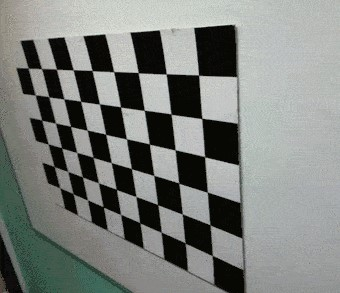
#> input picture CV/Weeek7/resources/chessboard1.jpg, 340 x 293 px; its folder holds 3 pictures in this run; the run also reads 1 picture not shown here
$ python cameracalibration.py
#> lines starting #> are read from the running program, lines starting #| are printed output that depends on the picture; after the words box and inside, x2 and y2 are one past the last pixel; in counts of white or black regions, pixels touching at a corner belong together; long printed decimals are rounded
import cv2
import numpy as np
import os
import glob

# Defining the dimensions of checkerboard
CHECKERBOARD = (6,9)
criteria = (cv2.TERM_CRITERIA_EPS + cv2.TERM_CRITERIA_MAX_ITER, 30, 0.001)

# Creating vector to store vectors of 3D points for each checkerboard image
objpoints = []
# Creating vector to store vectors of 2D points for each checkerboard image
imgpoints = []

# Defining the world coordinates for 3D points
objp = np.zeros((1, CHECKERBOARD[0] * CHECKERBOARD[1], 3), np.float32)
objp[0, :, :2] = np.mgrid[0:CHECKERBOARD[0], 0:CHECKERBOARD[1]].T.reshape(-1, 2)
prev_img_shape = None

# Extracting path of individual image stored in a given directory
images = glob.glob('resources/*.jpg')
for fname in images:
    img = cv2.imread(fname)
#> img is the input picture: shape (293, 340, 3); mean B, G, R 124.2, 127.9, 124.5
    gray = cv2.cvtColor(img, cv2.COLOR_BGR2GRAY)
    # Find the chess board corners, If desired number of corners are found in the image then ret = true
    ret, corners = cv2.findChessboardCorners(gray, CHECKERBOARD,cv2.CALIB_CB_ADAPTIVE_THRESH + cv2.CALIB_CB_FAST_CHECK + cv2.CALIB_CB_NORMALIZE_IMAGE)
#> ret = True; corners = 54 rows, first 8: [198.6, 75.23], [201.8, 118.5], [204.7, 156.8], [207.2, 192.1], [209.9, 224.7], [212.4, 255.5], [166.2, 73.91], [171, 114]


    if ret == True:
        objpoints.append(objp)
        # refining pixel coordinates for given 2d points.
        corners2 = cv2.cornerSubPix(gray, corners, (11, 11), (-1, -1), criteria)
#> corners2 = 54 rows, first 8: [198.6, 75.13], [201.8, 118.4], [204.6, 156.6], [207.4, 192.2], [210, 224.9], [212.2, 255.5], [166.2, 73.84], [171.1, 114.1]
        imgpoints.append(corners2)
        # Draw and display the corners
        img = cv2.drawChessboardCorners(img, CHECKERBOARD, corners2, ret)
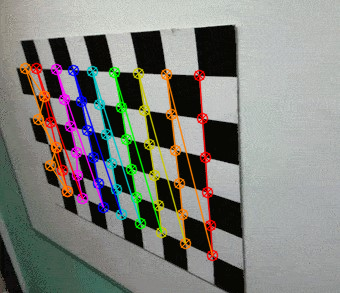
#> img: shape (293, 340, 3); 10.87% of pixels changed, all inside (x1, y1, x2, y2) = (19, 62, 219, 262)

    cv2.imshow('img', img)
    cv2.waitKey(0)
#> pass 2 of the loop `for fname in images:`:
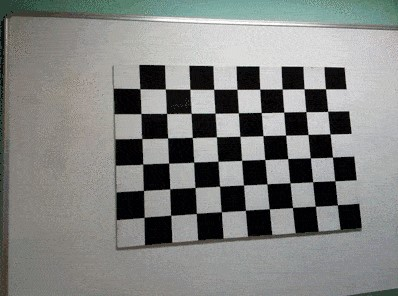
#> input picture CV/Weeek7/resources/chessboard2.jpg, 398 x 296 px
#> img is the input picture: shape (296, 398, 3); mean B, G, R 128.5, 130.7, 129
#> `gray = cv2.cvtColor(img, cv2.COLOR_BGR2GRAY)`:
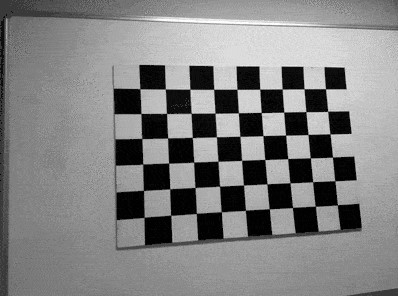
#> gray: shape (296, 398); min 0, max 255, mean 129.9
#> corners = 54 rows, first 8: [325.5, 88.86], [327.6, 111.2], [330, 133.9], [332.5, 157], [334.9, 180.8], [337.4, 205], [304.2, 88.86], [305.9, 111.6]
#> corners2 = 54 rows, first 8: [325.4, 88.72], [327.7, 111.4], [329.9, 133.8], [332.5, 157.1], [334.8, 180.8], [337.4, 204.8], [304, 88.79], [305.8, 111.6]
#> `img = cv2.drawChessboardCorners(img, CHECKERBOARD, corners2, ret)`:
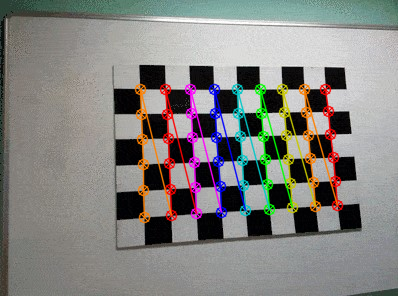
#> img: shape (296, 398, 3); 8.7% of pixels changed, all inside (x1, y1, x2, y2) = (134, 83, 344, 224)
#> pass 3 of the loop `for fname in images:`:
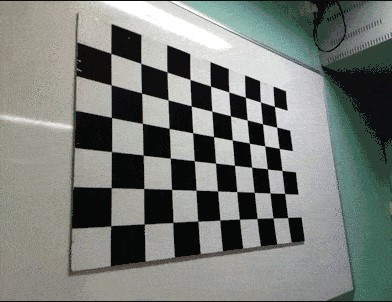
#> input picture CV/Weeek7/resources/chessboard3.jpg, 392 x 302 px
#> img is the input picture: shape (302, 392, 3); mean B, G, R 119.7, 124.1, 120
#> `gray = cv2.cvtColor(img, cv2.COLOR_BGR2GRAY)`:
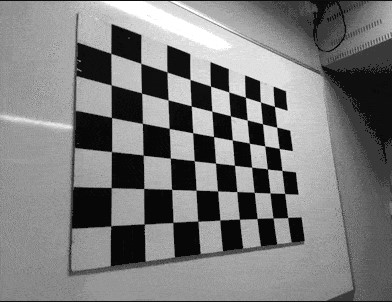
#> gray: shape (302, 392); min 0, max 255, mean 122.4
#> corners = 54 rows, first 8: [274.5, 106.5], [276.6, 127.2], [279.2, 148.5], [282, 170.4], [284.7, 193.5], [287.7, 217.5], [260.5, 102], [262.5, 123.7]
#> corners2 = 54 rows, first 8: [278.2, 107.5], [276.7, 127.2], [282.4, 149.1], [281.9, 170.5], [284.8, 193.5], [287.6, 217.5], [260.4, 102], [262.5, 123.7]
#> `img = cv2.drawChessboardCorners(img, CHECKERBOARD, corners2, ret)`:
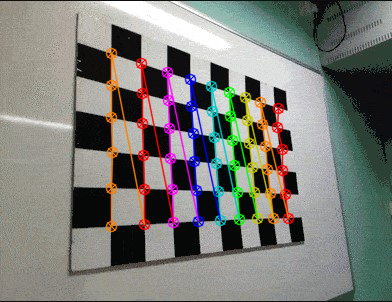
#> img: shape (302, 392, 3); 9.22% of pixels changed, all inside (x1, y1, x2, y2) = (105, 47, 295, 233)

cv2.destroyAllWindows()

h, w = img.shape[:2]
#> h = 302; w = 392

"""
Performing camera calibration by passing the value of known 3D points (objpoints)
and corresponding pixel coordinates of the detected corners (imgpoints)
"""
ret, mtx, dist, rvecs, tvecs = cv2.calibrateCamera(objpoints, imgpoints, gray.shape[::-1], None, None)
#> ret = 1.77; mtx = [[313.9, 0, 197.5], [0, 312.9, 155], [0, 0, 1]]; dist = [[0.529, -2.59, 0.0065, 0.000983, 3.99]]; rvecs = ([0.842, 0.206, 1.54], [-0.234, -0.0661, 1.52], [-0.729, -0.379, 1.52]); tvecs = ([0.038, -1.79, 7.18], [5.56, -2.9, 14.14], [3.54, -2.24, 14.7])

print("Camera matrix : \n")
print(mtx)
#| [[313.878   0.         197.525]
#|  [  0.         312.938 155.014]
#|  [  0.           0.           1.        ]]
print("dist : \n")
print(dist)
#| [[ 5.28772085e-01 -2.58946341e+00  6.50165781e-03  9.82710014e-04
#|    3.98956153e+00]]
print("rvecs : \n")
print(rvecs)
#| (array([[0.8424],
#|        [0.2056],
#|        [1.542]]), array([[-0.2335],
#|        [-0.06609 ],
#|        [ 1.519]]), array([[-0.7293],
#|        [-0.3787],
#|        [ 1.516]]))
print("tvecs : \n")
print(tvecs)
#| (array([[ 0.03796],
#|        [-1.792],
#|        [ 7.182]]), array([[ 5.565],
#|        [-2.899],
#|        [14.139]]), array([[ 3.538],
#|        [-2.244],
#|        [14.701]]))

test_image = cv2.imread(images[2])
undistorted = cv2.undistort(test_image, mtx, dist, None, mtx)
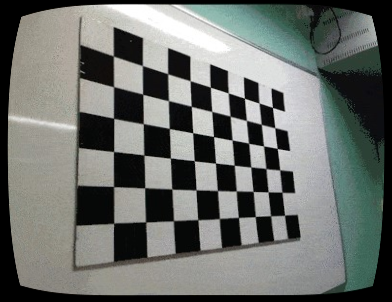
#> undistorted: shape (302, 392, 3); mean B, G, R 108.1, 111.9, 108.3

cv2.imshow('undistorted image', undistorted)
cv2.waitKey(0)

cv2.destroyAllWindows()
